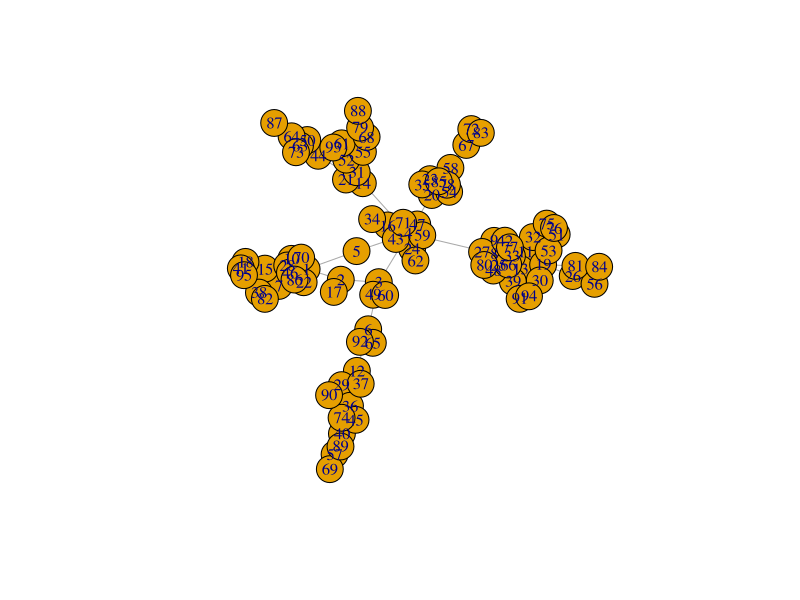

The R source for this figure:
library(igraph)

# Barabási & Albert model

N <- 100
m <- 1

if (N < 5) {
  g <- make_empty_graph(directed = F) + vertices(1:N) + path(1:N, 1)
} else {
  g <- make_empty_graph(directed = F) + vertices(1:5) + path(1:5, 1)
  for (i in 6:(N-5)) {
    k <- degree(g)
    v <- V(g)
    g <- g + vertex(i) + edge(i, sample(v, m, replace = F, prob = k/sum(k)))
  }
}

plot(g)
